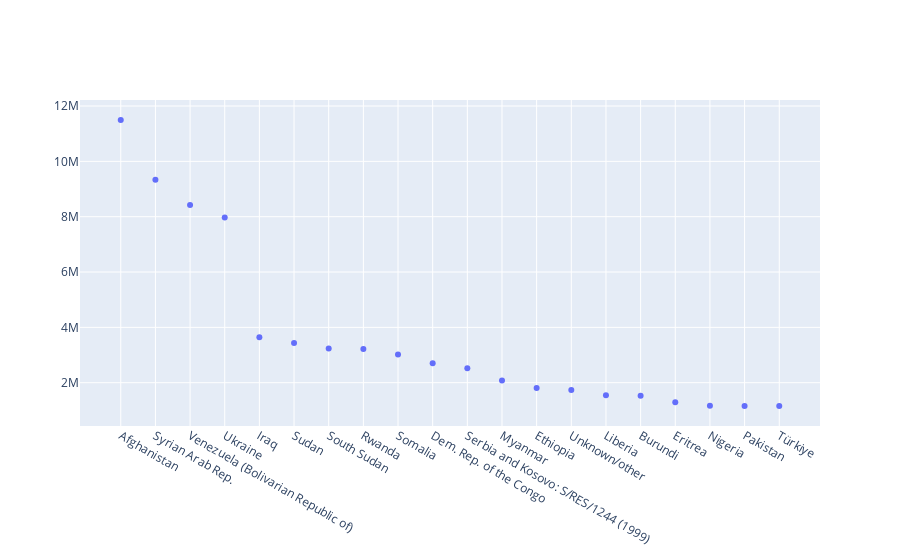

Notebook cell for this chart:
### Markdown cell above
# Graph the biggets ex

### Code cell
fig = go.Figure(data = go.Scatter(x = asylum_2000_by_country['country_of_origin_name'], y = asylum_2000_by_country['count'], mode='markers'))
fig.show()

### Figure 1 — Plotly figure (JSON) as saved in the notebook; plotly's stock layout.template omitted (floating-point values rounded to 4 significant figures)
{"data": [{"mode": "markers", "type": "scatter", "x": ["Afghanistan", "Syrian Arab Rep.", "Venezuela (Bolivarian Republic of)", "Ukraine", "Iraq", "Sudan", "South Sudan", "Rwanda", "Somalia", "Dem. Rep. of the Congo", "Serbia and Kosovo: S/RES/1244 (1999)", "Myanmar", "Ethiopia", "Unknown/other", "Liberia", "Burundi", "Eritrea", "Nigeria", "Pakistan", "Türkiye"], "y": [11493632, 9338470, 8425199, 7969546, 3640097, 3430917, 3235706, 3215063, 3020175, 2701015, 2521923, 2083492, 1807945, 1734539, 1550906, 1530195, 1294086, 1169928, 1161700, 1159858]}], "layout": {}}
